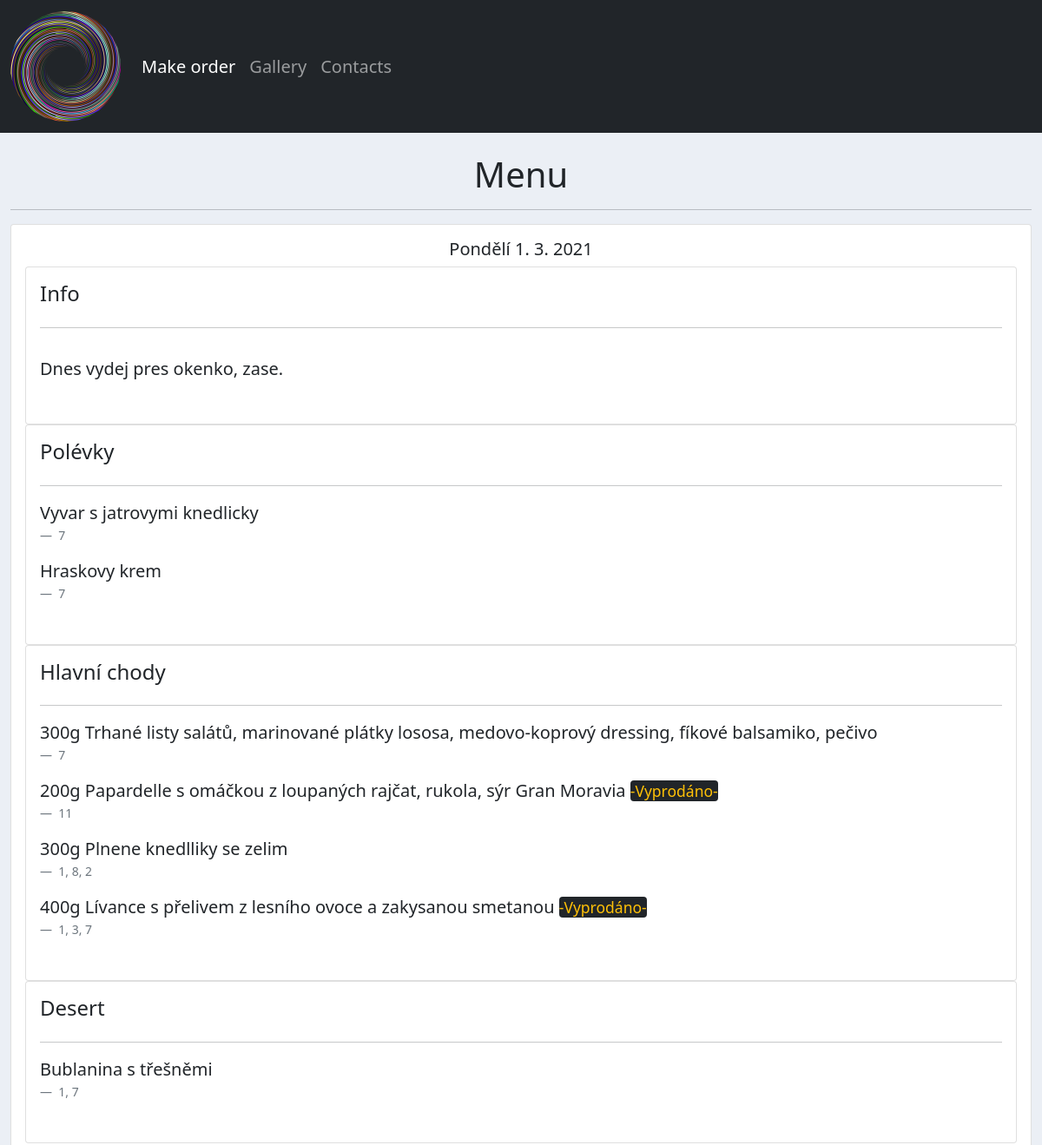
/ (upper part), run on an earlier commit of the app's database.
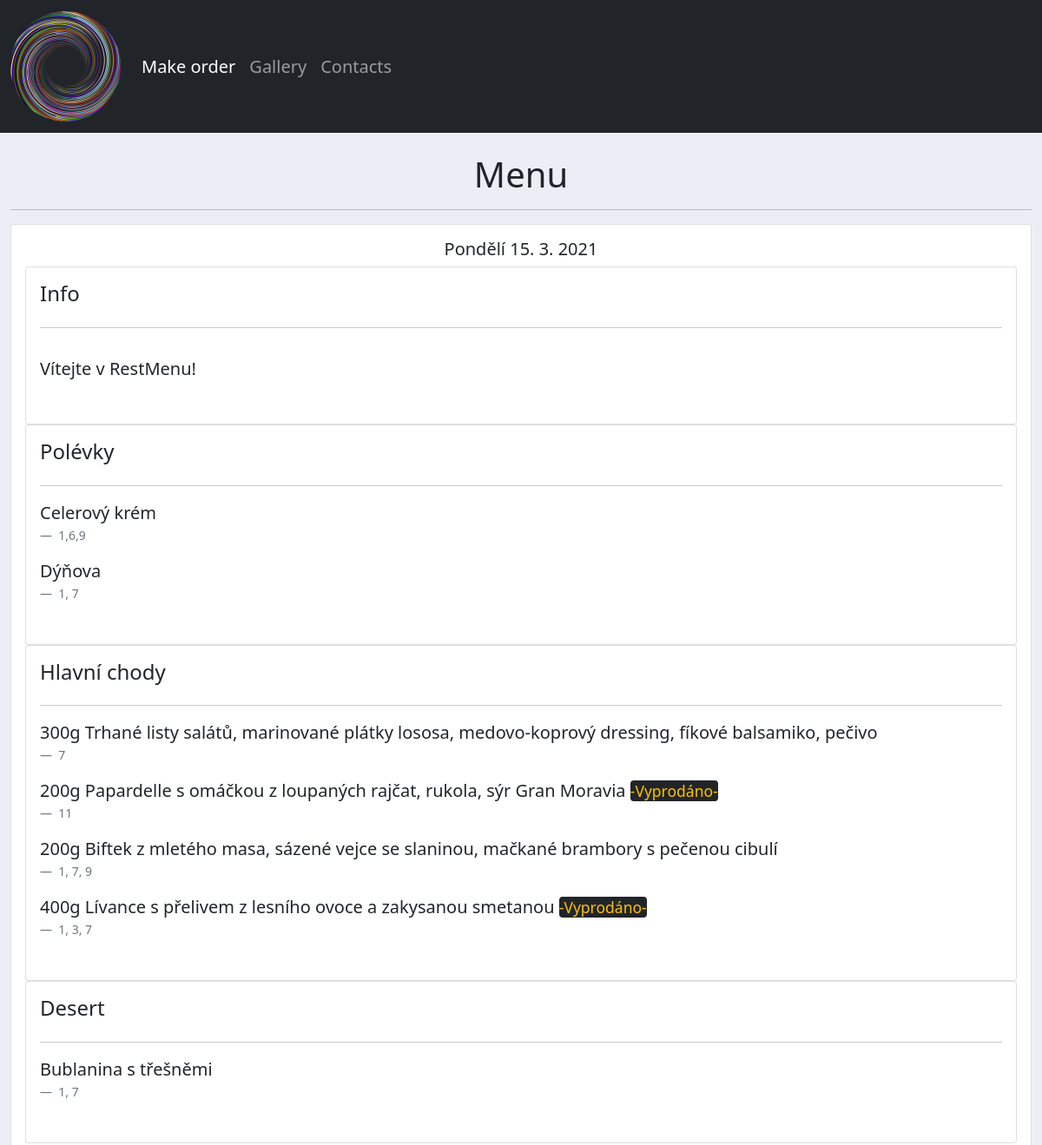
And on a later commit of the database.
### accounts/models.py (models this page shows)
class Menu(models.Model):
    supper1 = models.ForeignKey(
    Supper, related_name='supper1', null=True, on_delete=models.SET_NULL
    )
    supper1_portions = models.PositiveIntegerField(null=True)
    supper2 = models.ForeignKey(
    Supper, related_name='supper2', null=True, on_delete=models.SET_NULL
    )
    supper2_portions = models.PositiveIntegerField(null=True)
    meal1 = models.ForeignKey(
    Meal, related_name='meal1', null=True, on_delete=models.SET_NULL
    )
    meal1_portions = models.PositiveIntegerField(null=True)
    meal2 = models.ForeignKey(
    Meal, related_name='meal2', null=True, on_delete=models.SET_NULL
    )
    meal2_portions = models.PositiveIntegerField(null=True)
    meal3 = models.ForeignKey(
    Meal, related_name='meal3', null=True, on_delete=models.SET_NULL
    )
    meal3_portions = models.PositiveIntegerField(null=True)
    meal4 = models.ForeignKey(
    Meal, related_name='meal4', null=True, on_delete=models.SET_NULL
    )
    meal4_portions = models.PositiveIntegerField(null=True)
    desert = models.ForeignKey(Desert, null=True, on_delete=models.SET_NULL)
    day = models.CharField(max_length=1000, null=True, default='')
    info = models.TextField(max_length=2000, blank=True)

class Supper(models.Model):
    name = models.CharField(max_length=200, null=True)
    alergens = models.CharField(max_length=200, null=True)
    price = models.PositiveIntegerField(null=True, default=25)
    def __str__(self):
        return self.name

class Meal(models.Model):
    portion = models.IntegerField(null=True)
    name = models.CharField(max_length=200, null=True)
    alergens = models.CharField(max_length=200, null=True)
    price = models.PositiveIntegerField(null=True, default=110)
    def __str__(self):
        return self.name

class Desert(models.Model):
    name = models.CharField(max_length=200, null=True)
    alergens = models.CharField(max_length=200, null=True)
    def __str__(self):
        return self.name

### accounts/views.py (the view)
# urls.py: path('', views.home, name='home'),
def home(request):
    menu = Menu.objects.last()
    orders = Order.objects.all()
    total = orders.count()
    counting_portions1 = [
    'supper1', 'supper2', 'meal1', 'meal2', 'meal3', 'meal4'
    ]
    counting_portions2 = {}
    for i in counting_portions1:
        counting = Order.objects.aggregate(Sum(i))
        counting_portions2.update(counting)
    context = {
    'menu': menu,
    'orders': orders,
    'total': total,
    'c_p': counting_portions2,}
    return render(request, 'accounts/dashboard.html', context)

### accounts/templates/accounts/dashboard.html (shortened to what this page needs)
{%  extends 'accounts/main.html' %}
{% load static %}
{% block content %}
<h1 class="font-weight-light text-center text-lg-left mt-4 mb-0">Menu</h1>
<hr>
{%  include 'accounts/menu.html' %}
<br>
<br>
<br>
{% endblock %}

### accounts/templates/accounts/menu.html (shortened to what this page needs)
{% load static %}
<div class="row">
	<div class="col-md">
		<div class="card card-body">
			<h5 class="text-center">{{menu.day}}</h5>
			<div class="col-md">
    		<div class="card card-body">
    			<h4>Info</h4>
    			<hr>
            <blockquote class="blockquote">
                 <p>{{menu.info|linebreaks}}</p>
            </blockquote>
    		</div>
    	</div>
			<div class="col-md">
    		<div class="card card-body">
    			<h4>Polévky</h4>
    			<hr>
					<figure >
            <blockquote class="blockquote">
                 <p>{{menu.supper1}}
								 </p>
            </blockquote>
						<figcaption class="blockquote-footer">
              {{menu.supper1.alergens}}
            </figcaption>
            <blockquote class="blockquote">
                 <p>{{menu.supper2}}
								 </p>
            </blockquote>
						<figcaption class="blockquote-footer">
              {{menu.supper2.alergens}}
            </figcaption>
          </figure>
    		</div>
    	</div>
    	<div class="col-md">
    		<div class="card card-body">
    			<h4>Hlavní chody</h4>
          <hr>
          <figure>
            <blockquote class="blockquote">
      			     <p>{{menu.meal1.portion}}g {{menu.meal1}}
							</p>
            </blockquote>
						<figcaption class="blockquote-footer">
              {{menu.meal1.alergens}}
            </figcaption>
            <blockquote class="blockquote">
      			     <p>{{menu.meal2.portion}}g {{menu.meal2}}
									  {% if c_p.meal2__sum >= menu.meal2_portions %}
										<small class="text-warning bg-dark rounded"> -Vyprodáno- </small>
										{% endif %}
								 </p>
            </blockquote>
						<figcaption class="blockquote-footer">
              {{menu.meal2.alergens}}
            </figcaption>
            <blockquote class="blockquote">
      			     <p>{{menu.meal3.portion}}g {{menu.meal3}}
							</p>
            </blockquote>
						<figcaption class="blockquote-footer">
              {{menu.meal3.alergens}}
            </figcaption>
            <blockquote class="blockquote">
      			     <p>{{menu.meal4.portion}}g {{menu.meal4}}
									  {% if c_p.meal4__sum >= menu.meal4_portions %}
								 		<small class="text-warning bg-dark rounded"> -Vyprodáno- </small>
								 		{% endif %}
							</p>
            </blockquote>
						<figcaption class="blockquote-footer">
              {{menu.meal4.alergens}}
            </figcaption>
          </figure>
    		</div>
    	</div>
      <div class="col-md">
    		<div class="card card-body">
    			<h4>Desert</h4>
          <hr>
          <figure>
            <blockquote class="blockquote">
      			     <p>{{menu.desert}}</p>
            </blockquote>
						<figcaption class="blockquote-footer">
              {{menu.desert.alergens}}
            </figcaption>
          </figure>
    		</div>
    	</div>
		</div>
	</div>
</div>

What changed in the data, as far as the page shows it:
changed Menu "Papardelle s omáčkou z loupaných rajčat, rukola, sýr Gran Moravia": day "Pondělí 1. 3. 2021" → "Pondělí 15. 3. 2021"; info "Dnes vydej pres okenko, zase." → "Vítejte v RestMenu!"; supper1 "Vyvar s jatrovymi knedlicky" → "Celerový krém"; supper1.alergens "7" → "1,6,9"; supper2 "Hraskovy krem" → "Dýňova"; supper2.alergens "7" → "1, 7"; meal3.portion "300" → "200"; meal3 "Plnene knedlliky se zelim" → "Biftek z mletého masa, sázené vejce se slaninou, mačkané brambory s pečenou cibulí"; meal3.alergens "1, 8, 2" → "1, 7, 9"
